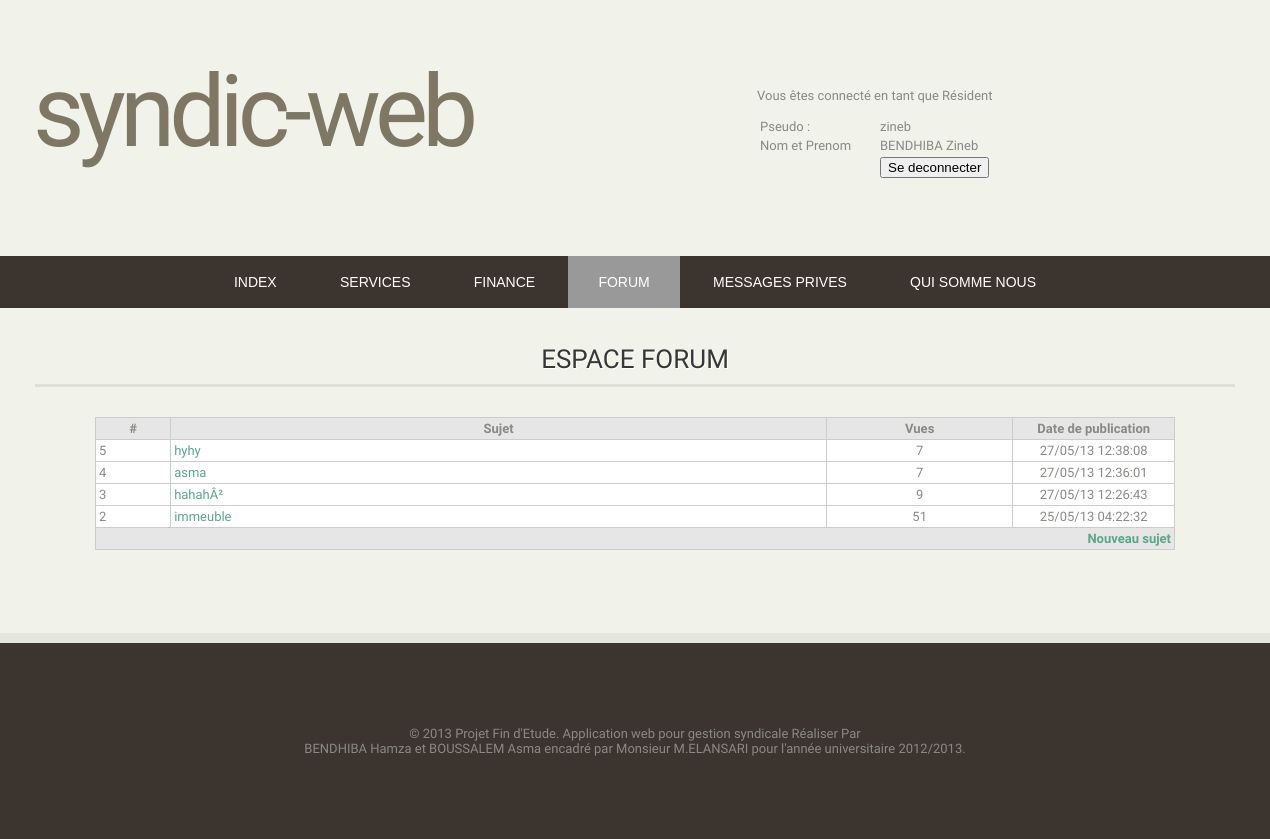
The page /Application/main_forum.php (signed in) on the database its author committed.
### tables this page shows
CREATE TABLE IF NOT EXISTS `forum_question` (
  `id` int(4) NOT NULL AUTO_INCREMENT,
  `topic` varchar(255) NOT NULL DEFAULT '',
  `detail` longtext NOT NULL,
  `name` varchar(65) NOT NULL DEFAULT '',
  `email` varchar(65) NOT NULL DEFAULT '',
  `datetime` varchar(25) NOT NULL DEFAULT '',
  `view` int(4) NOT NULL DEFAULT '0',
  `reply` int(4) NOT NULL DEFAULT '0',
  PRIMARY KEY (`id`)
);

### Application/main_forum.php (the view, shortened to what this page needs)
<?php require('./config/config.php');
?>
<!DOCTYPE html PUBLIC "-//W3C//DTD XHTML 1.0 Strict//EN" "http://www.w3.org/TR/xhtml1/DTD/xhtml1-strict.dtd">
<html xmlns="http://www.w3.org/1999/xhtml">
<head>
<link href="style.css" rel="stylesheet" type="text/css" media="screen" />
</head>
<body>
<table width="904">
<tr>
<td width="490">
<div id="wrapper">
	<div id="logo" class="container">
      <h1>Syndic-web</h1>
      	</div>
</div>
</td>
<td width="402">
      <div id="connect" class="connect" >
</div>
</td>
</tr>
</table>
    <div id="three-column" class="container">
<div class="post">
				<h2 class="title"> Espace Forum </h2>
				<div class="entry">
<?php
$sql="SELECT * FROM forum_question ORDER BY id DESC";
$result=mysql_query($sql);
?>
<table width="90%" border="0" align="center" cellpadding="3" cellspacing="1" bgcolor="#CCCCCC">
<tr>
<td width="6%" align="center" bgcolor="#E6E6E6"><strong>#</strong></td>
<td width="53%" align="center" bgcolor="#E6E6E6"><strong>Sujet</strong></td>
<td width="15%" align="center" bgcolor="#E6E6E6"><strong>Vues</strong></td>
<td width="13%" align="center" bgcolor="#E6E6E6"><strong>Date de publication</strong></td>
</tr>
<?php
while($rows=mysql_fetch_array($result)){
?>
<tr>
<td bgcolor="#FFFFFF"><?php echo $rows['id']; ?></td>
<td bgcolor="#FFFFFF"><a href="view_topic.php?id=<?php echo $rows['id']; ?>"><?php echo $rows['topic']; ?></a><BR></td>
<td align="center" bgcolor="#FFFFFF"><?php echo $rows['view']; ?></td>
<td align="center" bgcolor="#FFFFFF"><?php echo $rows['datetime']; ?></td>
</tr>
<?php
}
?>
<tr>
<td colspan="5" align="right" bgcolor="#E6E6E6"><a href="create_topic.php"><strong>Nouveau sujet</strong> </a></td>
</tr>
</table>
    </div>
</div>
</div>
</body>
</html>

### Application/style.css (style rules this page uses)
body { margin: 0; padding: 0; background: #f1f2e9; font-family: 'Oxygen', sans-serif; font-size: 13px; color: #8A8985; left: auto; }
h1, h2, h3 { margin: 0; padding: 0; text-transform: uppercase; font-weight: 300; color: #7D7764; }
h1 { font-size: 2em; }
h2 { font-size: 2.8em; }
a { text-decoration: none; color: #5BA689; }
#wrapper { overflow: hidden; background: #F1F2E9; }
.container { width: 1200px; margin-top: 0px; margin-right: auto; margin-bottom: 0px; margin-left: auto; left: 100px; }
#logo { overflow: hidden; height: 250px; width: 750px; }
#connect { width: 500px; background: #f1f2e9; }
#logo h1, #logo p { text-align: left; margin-left: 30px; }
#logo h1 { padding: 50px 0px 0px 0px; letter-spacing: -6px; text-transform: lowercase; font-size: 100px; }
.post { overflow: hidden; }
.post .title { margin: 0px 0px 30px 0px; padding: 0px 0px 10px 0px; border-bottom: 3px solid #E0E1D6; text-shadow: 1px 1px 0px #FFFFFF; font-size: 26px; color: #373737; text-align: center; }
.post .entry { padding: 0px 0px 20px 0px; padding-bottom: 20px; text-align: justify; }
#three-column { overflow: hidden; padding: 10px 0px 50px 0px; }

### rows shown on the page
forum_question: id "5", topic "hyhy", view "7", datetime "27/05/13 12:38:08"
forum_question: id "4", topic "asma", view "7", datetime "27/05/13 12:36:01"
forum_question: id "3", topic "hahahÂ²", view "9", datetime "27/05/13 12:26:43"
forum_question: id "2", topic "immeuble", view "51", datetime "25/05/13 04:22:32"

### other values the page prints
$espace "Vous êtes connecté en tant que Résident"
$pseudo "zineb"
$nom "BENDHIBA"
$prenom "Zineb"
